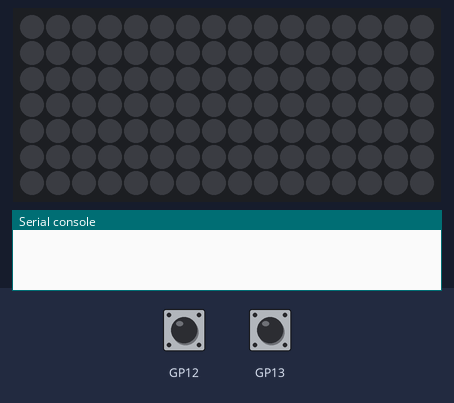
Recording of a program running on a simulated Raspberry Pi Pico running MicroPython. On the bench: 16×7 RGB LED matrix, the last lines printed to the serial console. The inputs (shaded band) are chosen by the test bench. At 10.1 s the program stops and its outputs stay as they are.

Above: at 1.2 s.
1.3 s: button A pressed for 0.15 s
At 2.6 s:
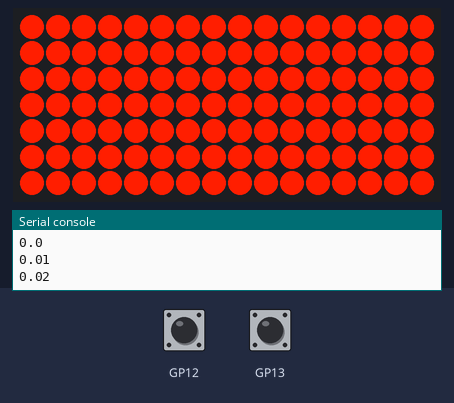
2.9 s: button A pressed for 3.2 s
At 6.4 s:
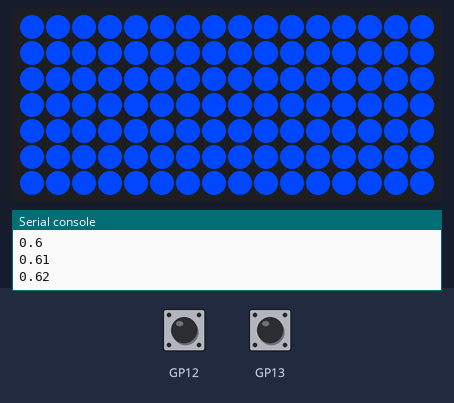
7.6 s: button A pressed for 1 s
At 9.7 s:
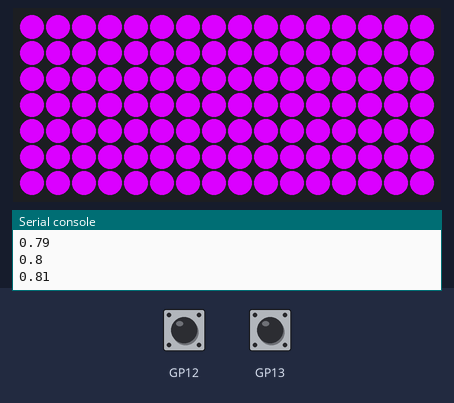
10.1 s: button B pressed for 0.15 s
At 11.3 s:
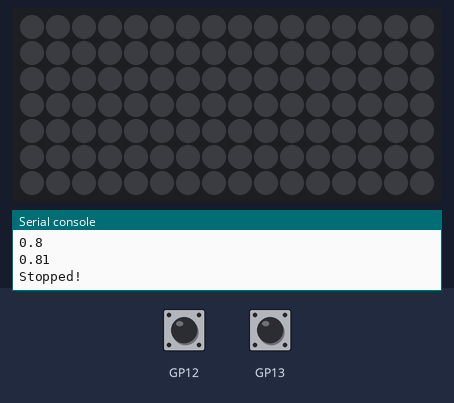

The program:

Unicorn_Mood.py
```python
import time
import picounicorn

picounicorn.init()

# From CPython Lib/colorsys.py
def hsv_to_rgb(h, s, v):
    if s == 0.0:
        return v, v, v
    i = int(h*6.0)
    f = (h*6.0) - i
    p = v*(1.0 - s)
    q = v*(1.0 - s*f)
    t = v*(1.0 - s*(1.0-f))
    i = i%6
    if i == 0:
        return v, t, p
    if i == 1:
        return q, v, p
    if i == 2:
        return p, v, t
    if i == 3:
        return p, q, v
    if i == 4:
        return t, p, v
    if i == 5:
        return v, p, q

width = picounicorn.get_width()   #16
height = picounicorn.get_height() #7

hue = 0.0
while not picounicorn.is_pressed(picounicorn.BUTTON_B):
    while picounicorn.is_pressed(picounicorn.BUTTON_A):
        print(hue)
        r, g, b = [int(c * 255) for c in hsv_to_rgb(hue, 1.0, 1.0)]
        for x in range(width):
            for y in range(height):
                picounicorn.set_pixel(x, y, r, g, b)
        hue += 0.01
        if hue > 1.1:
            hue = 0.0
        time.sleep_ms(50)

# Clear the display
for x in range(width):
    for y in range(height):
        picounicorn.set_pixel(x, y, 0, 0, 0)

print("Stopped!")
        
```

Measured:
- after the input at 1.3 s, the LEDs: first change at once (image 1 shows a later state)
- after the input at 2.9 s, the LEDs: first change at once (image 2 shows a later state)
- after the input at 7.6 s, the LEDs: first change at once (image 3 shows a later state)
- after the input at 10.1 s, the LEDs: change at once (image 4)
